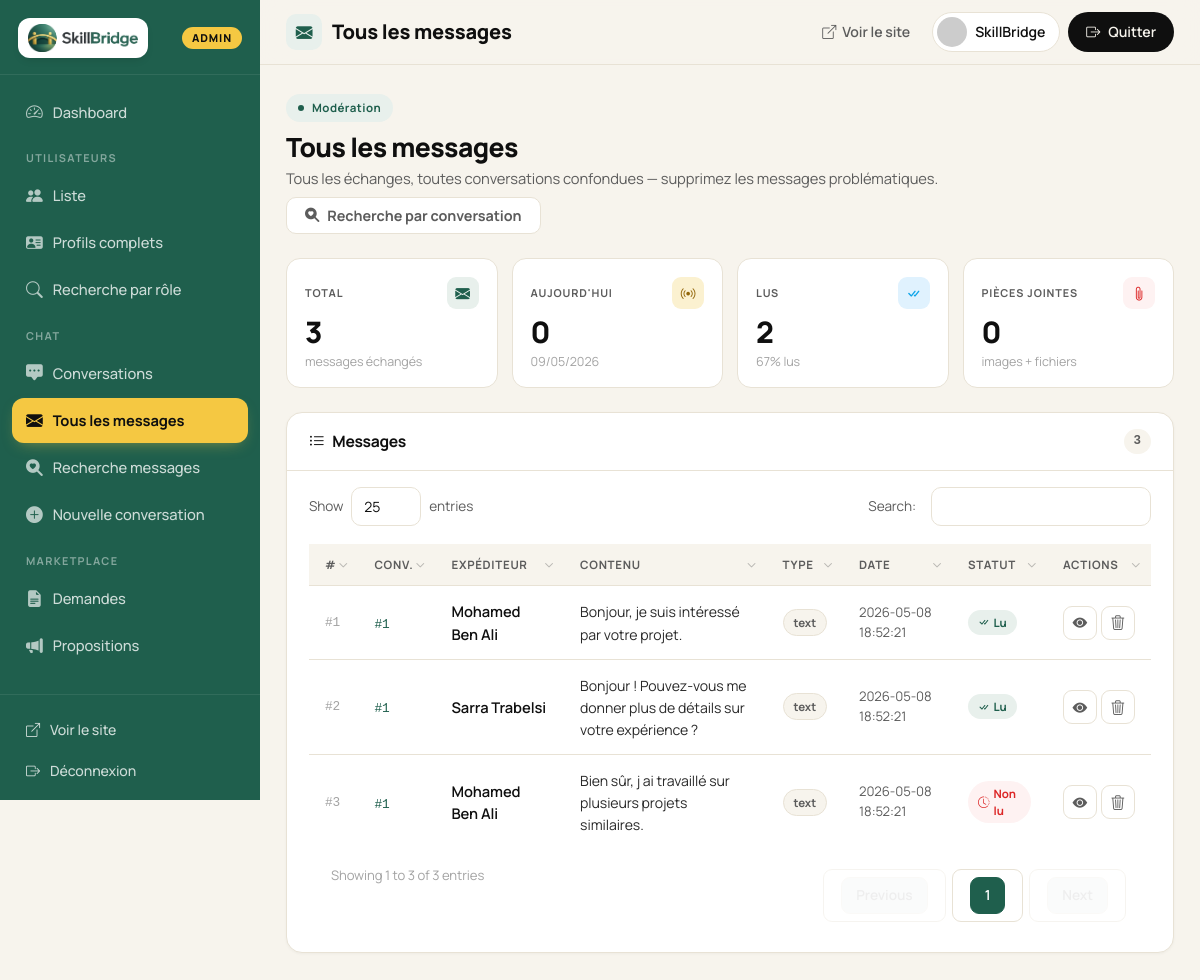
The app's page /view/backoffice/chat/messages.php (signed in) with its own data.
### tables this page shows
CREATE TABLE `messages` (
    `id_message`       INT AUTO_INCREMENT PRIMARY KEY,
    `id_conversation`  INT          NOT NULL,
    `sender_id`        INT          NOT NULL,
    `contenu`          TEXT         NOT NULL,
    `date_envoi`       DATETIME     DEFAULT CURRENT_TIMESTAMP,
    `is_seen`          TINYINT(1)   DEFAULT 0,
    `type`             VARCHAR(50)  DEFAULT 'text',
    INDEX `idx_conv_id`         (`id_conversation`, `id_message`),
    INDEX `idx_sender`          (`sender_id`),
    INDEX `idx_unseen`          (`id_conversation`, `is_seen`),
    FOREIGN KEY (`id_conversation`) REFERENCES `conversations`(`id_conversation`) ON DELETE CASCADE,
    FOREIGN KEY (`sender_id`)       REFERENCES `utilisateurs`(`id`)               ON DELETE CASCADE
);

CREATE TABLE `utilisateurs` (
    `id`                 INT AUTO_INCREMENT PRIMARY KEY,
    `nom`                VARCHAR(100)  NOT NULL,
    `prenom`             VARCHAR(100)  NOT NULL,
    `email`              VARCHAR(150)  NOT NULL UNIQUE,
    `password`           VARCHAR(255)  NOT NULL,
    `role`               ENUM('freelancer','client','admin') NOT NULL DEFAULT 'client',
    `telephone`          VARCHAR(20)   NULL,
    `photo`              VARCHAR(255)  NULL,
    `is_active`          TINYINT(1)    NOT NULL DEFAULT 1,
    `is_verified`        TINYINT(1)    NOT NULL DEFAULT 1,
    `verification_token` VARCHAR(64)   NULL,
    `reset_token`        VARCHAR(64)   NULL,
    `reset_token_expiry` DATETIME      NULL,
    `oauth_provider`     VARCHAR(20)   NULL,
    `oauth_id`           VARCHAR(100)  NULL,
    `face_descriptor`    TEXT          NULL,
    `date_inscription`   DATETIME      DEFAULT CURRENT_TIMESTAMP,
    INDEX `idx_email`         (`email`),
    INDEX `idx_oauth`         (`oauth_provider`, `oauth_id`),
    INDEX `idx_reset_token`   (`reset_token`),
    INDEX `idx_verify_token`  (`verification_token`)
);

### config.php (called while the page is built, shortened)
<?php
if (!function_exists('base_url')) {
    function base_url() {
        static $cached = null;
        if ($cached !== null) return $cached;
        $protocol = (!empty($_SERVER['HTTPS']) && $_SERVER['HTTPS'] !== 'off') ? 'https' : 'http';
        $host     = $_SERVER['HTTP_HOST'] ?? 'localhost';
        $script   = $_SERVER['SCRIPT_NAME'] ?? '';
        $base     = preg_replace('#/(controller|view|api|public)(/.*)?$#i', '', $script);
        return $cached = $protocol . '://' . $host . $base;
    }
}
if (!function_exists('backoffice_url')) {
    function backoffice_url($section = '') {
        $section = trim((string)$section, '/');
        $tail = $section !== '' ? '/' . $section : '';
        return base_url() . '/view/backoffice' . $tail;
    }
}

### controller/ChatController.php (called while the page is built, shortened)
<?php
require_once __DIR__ . '/../config.php';
require_once __DIR__ . '/../model/Message.php';
class ChatController {
    private $pdo;
    public function __construct() {
        global $pdo;
        $this->pdo = $pdo;
    }
    public function listMessages() {
        $msg = new Message($this->pdo);
        return $msg->readAll();
    }
}

### model/Message.php (called while the page is built, shortened)
<?php
class Message {
    private $conn;
    private $table = 'messages';
    public function __construct($db) {
        $this->conn = $db;
    }
    public function readAll() {
        $query = "SELECT m.*, u.nom AS sender_nom, u.prenom AS sender_prenom
                  FROM " . $this->table . " m
                  JOIN utilisateurs u ON m.sender_id = u.id
                  ORDER BY m.date_envoi DESC";
        $stmt = $this->conn->prepare($query);
        $stmt->execute();
        return $stmt;
    }
}

### view/backoffice/chat/messages.php (the view, shortened to what this page needs)
<?php
require_once __DIR__ . '/_auth.php';
require_once __DIR__ . '/../../../controller/ChatController.php';
$chatController = new ChatController();
$messages = $chatController->listMessages()->fetchAll(PDO::FETCH_ASSOC);
$total_msg = count($messages);
$msg_today = $msg_seen = $msg_unseen = $msg_files = 0;
foreach ($messages as $m) {
    if ($m['is_seen']) $msg_seen++; else $msg_unseen++;
}
include __DIR__ . '/../_partials/header.php';
?>
<div class="d-flex justify-content-between align-items-end flex-wrap gap-2 mb-4">
  <div>
    <span class="ad-eyebrow"><span class="dot"></span> Modération</span>
    <h2 style="font-size: 1.65rem; font-weight: 800; margin: 10px 0 4px;">Tous les messages</h2>
    <p style="color: var(--ink-mute); margin:0; font-size:.92rem;">Tous les échanges, toutes conversations confondues — supprimez les messages problématiques.</p>
  </div>
  <a href="<?= $BOCHAT ?>/searchMessages.php" class="ad-btn ad-btn-ghost"><i class="bi bi-search-heart-fill"></i> Recherche par conversation</a>
</div>
<div class="kpi-grid mb-4" style="display:grid; grid-template-columns: repeat(4, 1fr); gap: 14px;">
  <div class="kpi">
    <div class="head">
      <span class="lbl">Total</span>
      <span class="ic-sm t-sage"><i class="bi bi-envelope-fill"></i></span>
    </div>
    <div class="num"><?= $total_msg ?></div>
    <div class="sub"><span>messages échangés</span></div>
  </div>
  <div class="kpi">
    <div class="head">
      <span class="lbl">Aujourd'hui</span>
      <span class="ic-sm t-honey"><i class="bi bi-broadcast"></i></span>
    </div>
    <div class="num"><?= $msg_today ?></div>
    <div class="sub"><span><?= date('d/m/Y') ?></span></div>
  </div>
  <div class="kpi">
    <div class="head">
      <span class="lbl">Lus</span>
      <span class="ic-sm t-info"><i class="bi bi-check-all"></i></span>
    </div>
    <div class="num"><?= $msg_seen ?></div>
    <div class="sub"><span><?= $total_msg > 0 ? round($msg_seen / $total_msg * 100) : 0 ?>% lus</span></div>
  </div>
  <div class="kpi">
    <div class="head">
      <span class="lbl">Pièces jointes</span>
      <span class="ic-sm t-danger"><i class="bi bi-paperclip"></i></span>
    </div>
    <div class="num"><?= $msg_files ?></div>
    <div class="sub"><span>images + fichiers</span></div>
  </div>
</div>
<div class="ad-card">
  <div class="ad-card-head">
    <h6><i class="bi bi-list-ul"></i> Messages</h6>
    <span class="count"><?= count($messages) ?></span>
  </div>
  <div class="ad-card-body tight">
    <?php if (empty($messages)): ?>
      <div class="ad-empty">
        <div class="ic"><i class="bi bi-envelope-x"></i></div>
        <h5>Aucun message</h5>
      </div>
    <?php else: ?>
    <table class="ad-table ad-datatable">
      <thead>
        <tr>
          <th>#</th>
          <th>Conv.</th>
          <th>Expéditeur</th>
          <th>Contenu</th>
          <th>Type</th>
          <th>Date</th>
          <th>Statut</th>
          <th>Actions</th>
        </tr>
      </thead>
      <tbody>
      <?php foreach ($messages as $msg):
          $type = $msg['type'] ?? 'text';
          $contentPreview = $type === 'text'
              ? mb_substr($msg['contenu'] ?? '', 0, 70, 'UTF-8')
              : ($type === 'image' ? '🖼  Image' : ($type === 'file' ? '📎 Fichier' : '—')); ?>
        <tr>
          <td style="color: var(--ink-soft); font-family: ui-monospace, monospace; font-size: .8rem;">#<?= (int)$msg['id_message'] ?></td>
          <td>
            <a href="<?= $BOCHAT ?>/chat.php?id=<?= (int)$msg['id_conversation'] ?>" style="font-family: ui-monospace, monospace; font-size: .8rem;">
              #<?= (int)$msg['id_conversation'] ?>
            </a>
          </td>
          <td><span style="font-weight:600;"><?= htmlspecialchars($msg['sender_prenom'] . ' ' . $msg['sender_nom']) ?></span></td>
          <td style="max-width: 320px;"><span style="color: var(--ink-2); font-size: .88rem;"><?= htmlspecialchars($contentPreview) ?><?= ($type === 'text' && mb_strlen($msg['contenu'], 'UTF-8') > 70) ? '…' : '' ?></span></td>
          <td><span class="ad-badge b-neutral"><?= htmlspecialchars($type) ?></span></td>
          <td style="color: var(--ink-mute); font-size: .82rem;"><?= htmlspecialchars($msg['date_envoi']) ?></td>
          <td>
            <?php if ($msg['is_seen']): ?>
              <span class="ad-badge b-active"><i class="bi bi-check-all"></i> Lu</span>
            <?php else: ?>
              <span class="ad-badge b-inactive"><i class="bi bi-clock-history"></i> Non lu</span>
            <?php endif; ?>
          </td>
          <td>
            <div class="d-flex gap-1">
              <a href="<?= $BOCHAT ?>/chat.php?id=<?= (int)$msg['id_conversation'] ?>" class="ad-iconbtn open" title="Voir dans le chat"><i class="bi bi-eye-fill"></i></a>
              <a href="<?= $BOCHAT ?>/messages.php?action=delete&id=<?= (int)$msg['id_message'] ?>"
                 class="ad-iconbtn delete" title="Supprimer"
                 onclick="return confirm('Supprimer ce message ?');"><i class="bi bi-trash3"></i></a>
            </div>
          </td>
        </tr>
      <?php endforeach; ?>
      </tbody>
    </table>
    <?php endif; ?>
  </div>
</div>
<?php include __DIR__ . '/../_partials/footer.php'; ?>

### records on screen
messages: id_message "1", id_conversation "1", sender.nom "Mohamed Ben Ali", contenu "Bonjour, je suis intéressé par votre projet.", type "text", date_envoi "2026-05-08 18:52:21", is_seen 1 (drawn)
messages: id_message "2", id_conversation "1", sender.nom "Sarra Trabelsi", contenu "Bonjour ! Pouvez-vous me donner plus de détails sur votre expérience ?", type "text", date_envoi "2026-05-08 18:52:21", is_seen 1 (drawn)
messages: id_message "3", id_conversation "1", sender.nom "Mohamed Ben Ali", contenu "Bien sûr, j ai travaillé sur plusieurs projets similaires.", type "text", date_envoi "2026-05-08 18:52:21", is_seen 0 (drawn)

### other values on screen
$item['label'] "Dashboard"
$group['heading'] "UTILISATEURS"
$item['label'] "Liste"
$item['label'] "Profils complets"
$item['label'] "Recherche par rôle"
$group['heading'] "CHAT"
$item['label'] "Conversations"
$item['label'] "Tous les messages"
$item['label'] "Recherche messages"
$item['label'] "Nouvelle conversation"
$group['heading'] "MARKETPLACE"
$item['label'] "Demandes"
$item['label'] "Propositions"
$pageTitle "Tous les messages"
$adminFirstName "SkillBridge"
